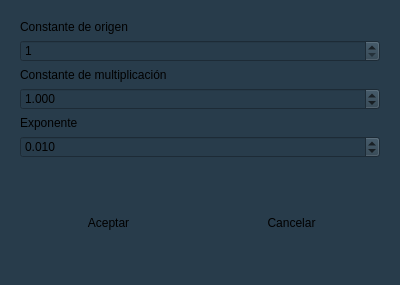
<?xml version="1.0" encoding="UTF-8"?>
<ui version="4.0">
 <class>Dialog</class>
 <widget class="QDialog" name="Dialog">
  <property name="geometry">
   <rect>
    <x>0</x>
    <y>0</y>
    <width>400</width>
    <height>285</height>
   </rect>
  </property>
  <property name="windowTitle">
   <string>Exponencial</string>
  </property>
  <property name="styleSheet">
   <string notr="true">QWidget{
background-color:rgb(40, 60, 75);
}

QPushButton{
border:none;
border-radius:5px;
}

QPushButton:hover{
background-color: rgb(30,30,45);
}

QFrame{
border:none;
}
</string>
  </property>
  <layout class="QVBoxLayout" name="verticalLayout">
   <item>
    <widget class="QFrame" name="frame">
     <property name="frameShape">
      <enum>QFrame::StyledPanel</enum>
     </property>
     <property name="frameShadow">
      <enum>QFrame::Raised</enum>
     </property>
     <layout class="QVBoxLayout" name="verticalLayout_2">
      <item>
       <widget class="QLabel" name="label">
        <property name="text">
         <string>Constante de origen</string>
        </property>
       </widget>
      </item>
      <item>
       <widget class="QSpinBox" name="const_org_exp">
        <property name="minimum">
         <number>1</number>
        </property>
        <property name="maximum">
         <number>255</number>
        </property>
       </widget>
      </item>
      <item>
       <widget class="QLabel" name="label_2">
        <property name="text">
         <string>Constante de multiplicación</string>
        </property>
       </widget>
      </item>
      <item>
       <widget class="QDoubleSpinBox" name="const_mul_exp">
        <property name="decimals">
         <number>3</number>
        </property>
        <property name="minimum">
         <double>0.010000000000000</double>
        </property>
        <property name="maximum">
         <double>255.000000000000000</double>
        </property>
        <property name="singleStep">
         <double>0.010000000000000</double>
        </property>
        <property name="value">
         <double>1.000000000000000</double>
        </property>
       </widget>
      </item>
      <item>
       <widget class="QLabel" name="label_3">
        <property name="text">
         <string>Exponente</string>
        </property>
       </widget>
      </item>
      <item>
       <widget class="QDoubleSpinBox" name="const_exp">
        <property name="decimals">
         <number>3</number>
        </property>
        <property name="maximum">
         <double>1.000000000000000</double>
        </property>
        <property name="singleStep">
         <double>0.010000000000000</double>
        </property>
        <property name="value">
         <double>0.010000000000000</double>
        </property>
       </widget>
      </item>
     </layout>
    </widget>
   </item>
   <item>
    <widget class="QFrame" name="frame_2">
     <property name="frameShape">
      <enum>QFrame::StyledPanel</enum>
     </property>
     <property name="frameShadow">
      <enum>QFrame::Raised</enum>
     </property>
     <layout class="QHBoxLayout" name="horizontalLayout">
      <item>
       <widget class="QPushButton" name="aceptar">
        <property name="text">
         <string>Aceptar</string>
        </property>
       </widget>
      </item>
      <item>
       <widget class="QPushButton" name="cancelar">
        <property name="text">
         <string>Cancelar</string>
        </property>
       </widget>
      </item>
     </layout>
    </widget>
   </item>
  </layout>
 </widget>
 <resources/>
 <connections/>
</ui>
